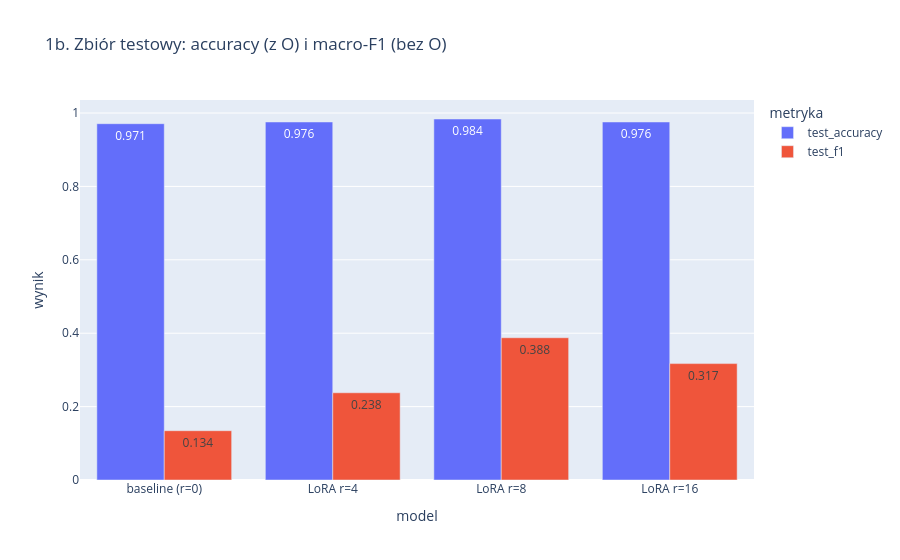

Notebook code for this chart:
### Markdown cell above
### 1bb. Porównanie na zbiorze testowym i raport per tag

### Code cell
from sklearn.metrics import classification_report

px.bar(
    results_tok.melt(
        id_vars="model",
        value_vars=["test_accuracy", "test_f1"],
        var_name="metryka",
        value_name="wynik",
    ),
    x="model",
    y="wynik",
    color="metryka",
    barmode="group",
    text_auto=".3f",
    title="1b. Zbiór testowy: accuracy (z O) i macro-F1 (bez O)",
).show()

for name, out in outs_tok.items():
    mask = out.label_ids != -100
    print(f"=== {name}")
    print(
        classification_report(
            out.label_ids[mask],
            out.predictions.argmax(-1)[mask],
            labels=range(len(TAGS)),
            target_names=TAGS,
            digits=3,
            zero_division=0,
        )
    )

### Figure 1 — Plotly figure (JSON) as saved in the notebook; plotly's stock layout.template omitted (floating-point values rounded to 4 significant figures)
{"data": [{"alignmentgroup": "True", "hovertemplate": "metryka=test_accuracy<br>model=%{x}<br>wynik=%{y}<extra></extra>", "legendgroup": "test_accuracy", "marker": {"color": "#636efa", "pattern": {"shape": ""}}, "name": "test_accuracy", "offsetgroup": "test_accuracy", "orientation": "v", "showlegend": true, "textposition": "auto", "texttemplate": "%{y:.3f}", "type": "bar", "x": ["baseline (r=0)", "LoRA r=4", "LoRA r=8", "LoRA r=16"], "xaxis": "x", "y": [0.9709, 0.9756, 0.9837, 0.9756], "yaxis": "y"}, {"alignmentgroup": "True", "hovertemplate": "metryka=test_f1<br>model=%{x}<br>wynik=%{y}<extra></extra>", "legendgroup": "test_f1", "marker": {"color": "#EF553B", "pattern": {"shape": ""}}, "name": "test_f1", "offsetgroup": "test_f1", "orientation": "v", "showlegend": true, "textposition": "auto", "texttemplate": "%{y:.3f}", "type": "bar", "x": ["baseline (r=0)", "LoRA r=4", "LoRA r=8", "LoRA r=16"], "xaxis": "x", "y": [0.1343, 0.2377, 0.3876, 0.3172], "yaxis": "y"}], "layout": {"barmode": "group", "legend": {"title": {"text": "metryka"}, "tracegroupgap": 0}, "title": {"text": "1b. Zbiór testowy: accuracy (z O) i macro-F1 (bez O)"}, "xaxis": {"anchor": "y", "domain": [0, 1], "title": {"text": "model"}}, "yaxis": {"anchor": "x", "domain": [0, 1], "title": {"text": "wynik"}}}}
